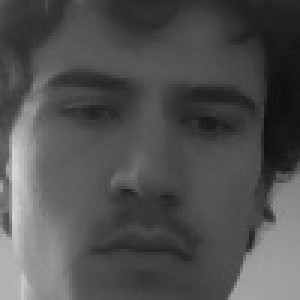
#> input picture dataset/Gabriel/0.jpg, 100 x 100 px (shown 3 times larger)
$ python main.py
#> lines starting #> are read from the running program, lines starting #| are printed output that depends on the picture; after the words box and inside, x2 and y2 are one past the last pixel; in counts of white or black regions, pixels touching at a corner belong together
### dataset.py
import cv2
import numpy as np
import os
from config import DOSSIER_DATASET, FICHIER_MODELE, TAILLE_VISAGE


def charger_dataset(dossier=DOSSIER_DATASET):
#> called with dossier = 'dataset'
    visages = []
    labels = []
    noms = {}

    for label_id, nom in enumerate(os.listdir(dossier)):
        noms[label_id] = nom
        chemin_personne = os.path.join(dossier, nom)

        for fichier in os.listdir(chemin_personne):
            chemin_img = os.path.join(chemin_personne, fichier)
            img = cv2.imread(chemin_img, cv2.IMREAD_GRAYSCALE)
#> img is the input picture: shape (100, 100); min 15, max 213, mean 80.7

            if img is not None:
                visages.append(img)
                labels.append(label_id)

    return visages, labels, noms


def entrainer_modele():
    print("Chargement du dataset...")
    visages, labels, noms = charger_dataset()

    print(f"  {len(visages)} images chargées pour {len(noms)} personnes")

    modele = cv2.face.LBPHFaceRecognizer_create()
    modele.train(visages, np.array(labels))
    modele.save(FICHIER_MODELE)

    print("Modèle entraîné et sauvegardé !")
    return modele, noms

### reconnaissance_faciale.py
import cv2
from config import SEUIL_CONFIANCE, TAILLE_VISAGE, TAILLE_MIN_VISAGE, FICHIER_MODELE
from dataset import charger_dataset
from detection_salle import detecter_salle, afficher_salle, ANALYSER_TOUTES_LES_N_FRAMES


def reconnaitre_visages():
    _, _, noms = charger_dataset()
    modele = cv2.face.LBPHFaceRecognizer_create()
    modele.read(FICHIER_MODELE)

    face_cascade = cv2.CascadeClassifier(
        cv2.data.haarcascades + "haarcascade_frontalface_default.xml"
    )

    cap = cv2.VideoCapture(0)
    compteur_frames = 0

    print("Reconnaissance en cours — Appuie sur 'q' pour quitter")

    while True:
        ret, frame = cap.read()
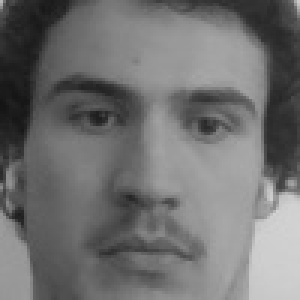
#> input picture dataset/Gabriel/13.jpg, 100 x 100 px, given in place of the camera (shown 3 times larger)
#> frame is the input picture: shape (100, 100, 3); min 20, max 210, mean 112.2
        if not ret:
            break

        gray = cv2.cvtColor(frame, cv2.COLOR_BGR2GRAY)
        faces = face_cascade.detectMultiScale(
            gray, 1.1, 5, minSize=TAILLE_MIN_VISAGE
        )
#> faces = [[7, 5, 87, 87]]

        # --- Reconnaissance faciale ---
        for (x, y, w, h) in faces:
            visage = cv2.resize(gray[y:y+h, x:x+w], TAILLE_VISAGE)
            label_id, confiance = modele.predict(visage)

            if confiance < SEUIL_CONFIANCE:
                nom = noms[label_id]
                couleur = (0, 255, 0)
                texte = f"{nom} ({confiance:.1f})"
            else:
                nom = "Inconnu"
                couleur = (0, 0, 255)
                texte = f"Inconnu ({confiance:.1f})"

            cv2.rectangle(frame, (x, y), (x+w, y+h), couleur, 2)
            cv2.putText(frame, texte, (x, y - 10),
                       cv2.FONT_HERSHEY_SIMPLEX, 0.7, couleur, 2)
#> this loop made 1 pass
#> (x, y, w, h, label_id, confiance, couleur) on pass 1: (7, 5, 87, 87, 0, 66.46, (0, 255, 0))
#> pass 1, in reconnaitre_visages, `visage = cv2.resize(gray[y:y+h, x:x+w], TAILLE_VISAGE)`:
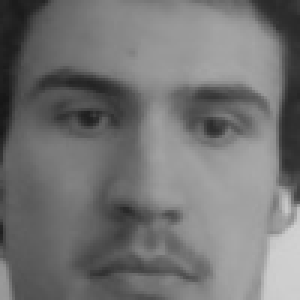
#> visage: shape (100, 100) (shown 3 times larger); min 22, max 209, mean 115.5
#> after the loop:
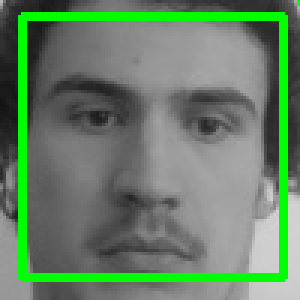
#> frame: shape (100, 100, 3) (shown 3 times larger); 10.42% of pixels changed, all inside (x1, y1, x2, y2) = (6, 0, 100, 94)

        # --- Détection de salle toutes les N frames ---
        if compteur_frames % ANALYSER_TOUTES_LES_N_FRAMES == 0:
            detecter_salle(frame)

        compteur_frames += 1

        # --- Affichage de la salle ---
        afficher_salle(frame)

        cv2.imshow("IRIS - Reconnaissance", frame)

        if cv2.waitKey(1) & 0xFF == ord('q'):
            break

    cap.release()
    cv2.destroyAllWindows()

### detection_salle.py
import cv2
import pytesseract
import re
from config import ANALYSER_TOUTES_LES_N_FRAMES

salle_detectee = ""


def detecter_salle(frame):
    global salle_detectee

    gray = cv2.cvtColor(frame, cv2.COLOR_BGR2GRAY)
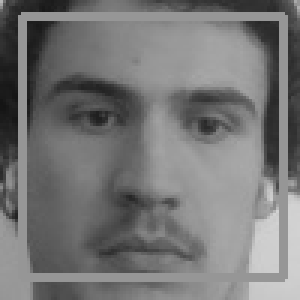
#> gray: shape (100, 100) (shown 3 times larger); min 20, max 210, mean 117.8
    gray = cv2.convertScaleAbs(gray, alpha=1.5, beta=0)
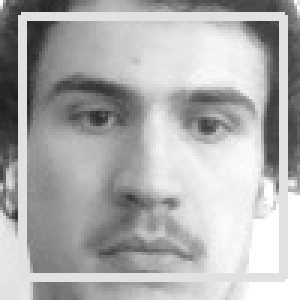
#> gray: shape (100, 100) (shown 3 times larger); min 30, max 255, mean 174.7
    gray = cv2.GaussianBlur(gray, (3, 3), 0)
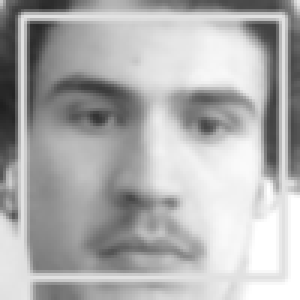
#> gray: shape (100, 100) (shown 3 times larger); min 31, max 255, mean 174.8
    _, gray = cv2.threshold(gray, 0, 255, cv2.THRESH_BINARY + cv2.THRESH_OTSU)
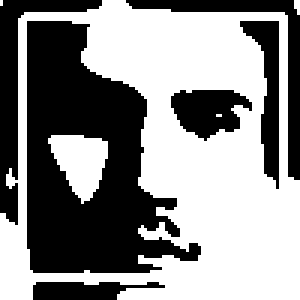
#> gray: shape (100, 100) (shown 3 times larger); 54.7% white; 6 black regions, box (x1, y1, x2, y2) and area: (9, 7, 67, 91) 2761, (0, 0, 34, 75) 530, (42, 0, 100, 60) 429, (80, 7, 93, 63) 315, (57, 30, 84, 47) 304, (11, 94, 55, 100) 187

    config = r'--psm 11 -c tessedit_char_whitelist=ABCDEFGHIJKLMNOPQRSTUVWXYZ0123456789'
    texte_brut = pytesseract.image_to_string(gray, config=config)

    if texte_brut.strip():
        print(f"Tesseract lit : '{texte_brut.strip()}'")

    pattern = r'[A-Z]\d{3}'
    correspondances = re.findall(pattern, texte_brut.upper())

    if correspondances:
        salle_detectee = correspondances[0]
        print(f"Salle détectée : {salle_detectee}")

    return salle_detectee


def afficher_salle(frame):
    """Affiche le numéro de salle en mémoire sur la frame"""
    if salle_detectee:
        cv2.putText(frame, f"Salle : {salle_detectee}",
                   (10, 30), cv2.FONT_HERSHEY_SIMPLEX,
                   0.8, (255, 165, 0), 2)

### main.py
from dataset import entrainer_modele
from reconnaissance_faciale import reconnaitre_visages

if __name__ == "__main__":
    entrainer_modele()
    reconnaitre_visages()
#> (the call stopped at in detecter_salle, `texte_brut = pytesseract.image_to_string(gray, config=config)`: pytesseract is not available in this run)
#> (key q is pressed here)
